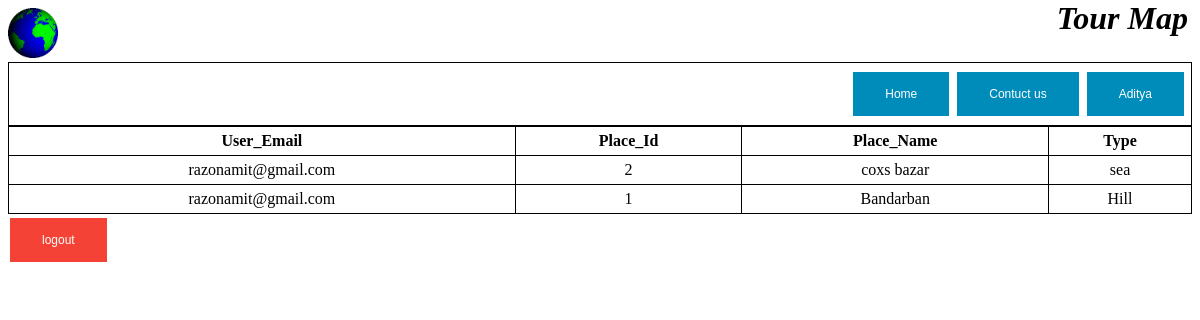
Screenshot of /user_history.php (signed in) with the database file from the repository.
### tables this page shows
CREATE TABLE `visited_table` (
  `User_Email` varchar(50) NOT NULL,
  `Place_Id` varchar(50) NOT NULL
);

CREATE TABLE `place_table` (
  `Place_Id` int(10) NOT NULL,
  `Place_Name` varchar(25) NOT NULL,
  `Type` varchar(25) NOT NULL,
  `Rating` float NOT NULL,
  `Details` varchar(100) NOT NULL,
  `Photo` varchar(30) NOT NULL
);

### database.php (called while the page is built, shortened)
<?php
function getJSONFromDB($sql){
	$conn = mysqli_connect("localhost", "root", "","project");
	$result = mysqli_query($conn, $sql)or die(mysqli_error($conn));
	$arr=array();
	while($row = mysqli_fetch_assoc($result)) {
		$arr[]=$row;
	}
	return json_encode($arr);
}
?>

### user_history.php (the view, shortened to what this page needs)
<?php
			require("database.php");
			$sql="SELECT visited_table.User_Email, visited_table.Place_Id, place_table.Place_Name, place_table.Type FROM visited_table INNER JOIN place_table ON visited_table.Place_Id=place_table.Place_Id Where visited_table.User_Email='".$_SESSION['email']."'";
			$user=getJSONFromDB($sql);
			$userdata=json_decode($user);
			$totaluser=sizeof($userdata);
?>
<!DOCTYPE html>
<html>
<head>
</head>
<body>
<img src="world.gif" width="50 px" height="50px">
        <i style="position: absolute; top: 0; right: 1%";><font size="6"><b>Tour Map</b></font></i><br>
        <table style="border: 1px solid black ; width:100%";>
            <tr style="border: 1px solid black">
                <td style="text-align:right">
				<a href="homepage.php"><input type="button" class = "button" value="Home"></a>
                  <a href="contact.php"><input type="button" class = "button" value="Contuct us" onclick="contact()"></a>
                  <a href="user.php"><input type="button" class = "button" value="<?php  if(isset($_SESSION['login']) &&$_SESSION['login']>0)echo $_SESSION['name']; else echo "Login/Signup"; ?>" name="<?php if(isset($_SESSION['login'])) echo $_SESSION['login'];else echo 0;?>" onclick="login(this)">
                </td>
            </tr>
        </table>
<table style="width:100%">
<tr>
    <th>User_Email</th>
    <th>Place_Id</th>
    <th>Place_Name</th>
	<th>Type</th>
  </tr>
            <tr>
                 <?php
					for($i=0;$i<$totaluser;$i++){
						$uemail=$userdata[$i]->User_Email;
						$uplace_id=$userdata[$i]->Place_Id;
						$up=$userdata[$i]->Place_Name;
						$ut=$userdata[$i]->Type;
						echo "<tr>";
						  echo "<td>".$uemail."</td>";
						  echo "<td>".$uplace_id."</td>";
						  echo "<td>".$up."</td>";
						  echo "<td>".$ut."</td>";
						  echo "</tr>";
					}
				?>
            </tr>
        </table>
		<form action="logout.php" method="post">
		<?php
			if(isset($_SESSION['login'])&&$_SESSION['login']>0)
			echo '<input type="submit" value="logout" class = "button button2" name="logOutButton" id="logOutButtonId">';
		?>
		</form>
</body>
</html>

### user_history.php (style rules this page uses)
.button { background-color: #008CBA; border: none; color: white; padding: 15px 32px; text-align: center; text-decoration: none; display: inline-block; font-size: 12px; margin: 4px 2px; cursor: pointer; }
.button2 { background-color: #f44336; }
table, th, td { border: 1px solid black; border-collapse: collapse; }
th, td { padding: 5px; text-align: center; }

### rows the page displays
visited_table: User_Email "razonamit@gmail.com", Place_Id "2", Place_Id.Place_Name "coxs bazar", Place_Id.Type "sea"
visited_table: User_Email "razonamit@gmail.com", Place_Id "1", Place_Id.Place_Name "Bandarban", Place_Id.Type "Hill"
